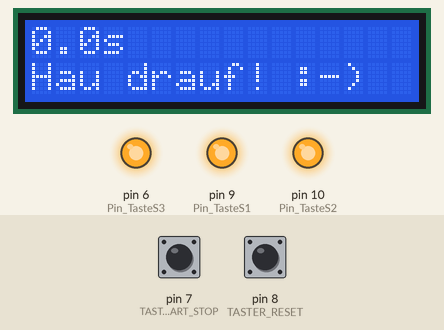
Bench run of a sketch on a simulated Arduino Uno, built with avr-gcc and run on an emulated ATmega328P. Parts: 16×2 character LCD, output pins drawn as LEDs (lit = HIGH). Inputs (shaded band) come from the test bench; at power-on: pin 7 (TASTER_START_STOP) HIGH, pin 8 (TASTER_RESET) HIGH. What the sketch prints to the serial monitor is not drawn.

Above: at 1.3 s.
1.4 s: pin 7 (TASTER_START_STOP) pulled LOW for 0.15 s
At 1.66 s:
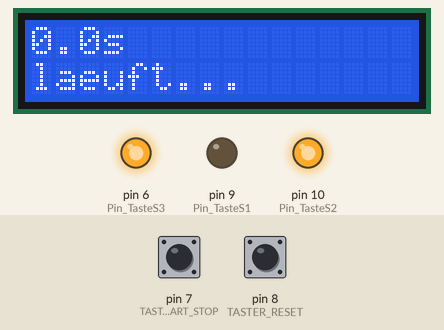
2.1 s: pin 7 (TASTER_START_STOP) pulled LOW for 1 s
At 3.7 s:
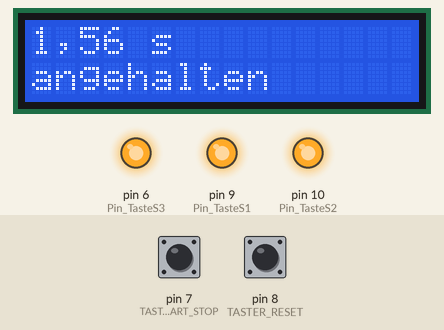
4.7 s: pin 8 (TASTER_RESET) pulled LOW for 0.15 s
At 5.3 s:
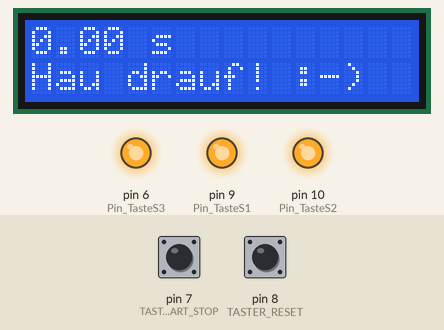
Timing chart, 0 to 7.7 s (numbered marks = the images above; inputs shaded):
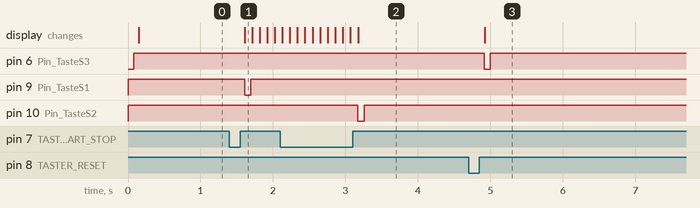

The sketch:

Stoppuhr3.ino
```cpp
# include <LiquidCrystal.h>
# include <OneButton.h>
int TASTER_START_STOP = 7;
int TASTER_RESET = 8;
float REFRESH_CYCLE = 100; //Zeit in ms, nach der Bild neu geschrieben wird im State running
const int Pin_TasteS1  = 9; //Start
const int Pin_TasteS2  = 10; //Stop
const int Pin_TasteS3  = 6; //Reset


// Name des Tasters (Constructor)
OneButton StartStopTaster(TASTER_START_STOP, true, true);
OneButton ResetTaster(TASTER_RESET, true, true);


// initialize the library by associating any needed LCD interface pin
// with the arduino pin number it is connected to
const int rs = 12, en = 11, d4 = 5, d5 = 4, d6 = 3, d7 = 2;
LiquidCrystal lcd(rs, en, d4, d5, d6, d7);

// Variablen der Zeit
float StartZeit = 0;
float VerstricheneZeit = 0;
float Sekunden = 0;
float LetzerRefreshBildschirm = 0;
bool Anzeige = true;

// TasterStatus sorgt für Start/Neustart

int StopWatchState = 1; //1 Reset, 2 run, 3 stop
float LaufZeitFreeze = 0;

void setup() {
 pinMode(Pin_TasteS1, OUTPUT);
 digitalWrite(Pin_TasteS1, 1 );
 pinMode(Pin_TasteS2, OUTPUT);
 digitalWrite(Pin_TasteS2, 1 );
 pinMode(Pin_TasteS3, OUTPUT);
 digitalWrite(Pin_TasteS3, 0 );
 delay(80);
 digitalWrite(Pin_TasteS3, 1);

 // set up the LCD's number of columns and rows:
 lcd.begin(16, 2);
 lcd.print("0.0s");
 lcd.setCursor(0, 1);
 lcd.print("Hau drauf! :-)");

 //serielle Komm starten
 Serial.begin(9600);

 // Aktionen dem Modus des Tasters zuordnen
 StartStopTaster.attachClick(einKlick1);
 ResetTaster.attachClick(einKlick2);

 /*
 Anzahl der Millisekunden festlegen
 Standardwerte gesetzt:
 PressTicks: 1000
 ClickTicks: 600
 DebounceTicks: 50
 wenn die Standardwerte gesetzt werden sollen
 können die nächsten Zeilen auskommentiert werden
 */
 StartStopTaster.setPressTicks(1000);
 StartStopTaster.setClickTicks(500);
 StartStopTaster.setDebounceTicks(50);

 ResetTaster.setPressTicks(1000);
 ResetTaster.setClickTicks(500);
 ResetTaster.setDebounceTicks(50);

}

void loop() {
  // Taster alle 10 Millisekunden abfragen
 StartStopTaster.tick();
 ResetTaster.tick();
 delay(10);
 if ((StopWatchState == 2) and (millis()-LetzerRefreshBildschirm >REFRESH_CYCLE))  {
  LetzerRefreshBildschirm = millis();
  //Serial.print("Ausgabe: ");
  //Serial.println(LetzerRefreshBildschirm);
  // Ausgabe LCD
  //lcd.clear();
  lcd.setCursor(0, 0);
  lcd.print(Ausgabe(LaufZeit(StartZeit)) + " s          ");

 }
}

void einKlick1()
{
 switch (StopWatchState){
  case 1: //reset
    Serial.println("Case 1");
    StartZeit = millis();
    digitalWrite(Pin_TasteS1, 0  );
    LetzerRefreshBildschirm = StartZeit;
    lcd.setCursor(0, 1);
    lcd.print("laeuft...       ");
    StopWatchState=2;
    delay(80);
    digitalWrite(Pin_TasteS1, 1);
    break;
  case 2: //run
    Serial.println("Case 2");
    digitalWrite(Pin_TasteS2, 0  );
    LaufZeitFreeze = LaufZeit(StartZeit);
    lcd.clear();
    lcd.setCursor(0, 0);
    lcd.print(Ausgabe(LaufZeitFreeze) + " s");
    lcd.setCursor(0, 1);
    lcd.print("angehalten      ");
    delay(80);
    digitalWrite(Pin_TasteS2, 1);

    StopWatchState=3;
    break;
  case 3://stop
  Serial.println("Case 3");
    //Uhr soll weiterlaufen, also state=2=run
    StartZeit = millis()-LaufZeitFreeze*1000;
    digitalWrite(Pin_TasteS1, 0  );
//    Serial.println(StartZeit);
//    Serial.println(millis());
//    Serial.println(LaufZeitFreeze);
    lcd.setCursor(0, 1);
    lcd.print("laeuft...       ");
    StopWatchState=2;
    delay(80);
    digitalWrite(Pin_TasteS1, 1);
    // Hier noch einfügen, dass Pin1 der Stopuhr gereizt werden muss

    break;

 }

}

void einKlick2()
{
  digitalWrite(Pin_TasteS3, 0 );
  lcd.clear();
  lcd.setCursor(0, 0);
  lcd.print("0.00 s");
  lcd.setCursor(0, 1);
  lcd.print("Hau drauf! :-)");
  delay(80);
  digitalWrite(Pin_TasteS3, 1);

  StopWatchState=1;
  //Hier noch einfügen, dass Pin3 der Stoppuhr gereizt werden muss
}

float LaufZeit(float lokStartZeit){
 // Zeit berechnen
 //float Sekunden;
 //String Ergebnis;
 Serial.println(lokStartZeit);
 Serial.println(millis());
 VerstricheneZeit = millis() - lokStartZeit; //millis()-(millis()-Laufzeitfreeze)
 Sekunden = VerstricheneZeit / 1000;

 return Sekunden;
}

String Ausgabe(float value){
 String GesamtSekunden = String(value);
 // . durch , ersetzen
 GesamtSekunden.replace(".", ",");
 // Ausgabe im Seriellen Monitor
 //Serial.println("Sekunden insgesamt: " + GesamtSekunden);

 // Sekunden in String umwandeln
 // damit . durch , ersetzt werden kann
 String AnzahlSekunden = String(Sekunden);
 // . durch , ersetzen
 AnzahlSekunden.replace(".", ",");
 //Ergebnis = AnzahlSekunden;
 return AnzahlSekunden;
}
```

Measured:
- after the input at 1.4 s, pin 9 (Pin_TasteS1): HIGH → LOW after 0.21 s, → HIGH 0.08 s later; the display: changes after 0.21 s (image 1)
- after the input at 2.1 s, pin 10 (Pin_TasteS2): HIGH → LOW after 1.1 s, → HIGH 0.09 s later; the display: first differs from a run without the input after 1.1 s (image 2)
- after the input at 4.7 s, pin 6 (Pin_TasteS3): HIGH → LOW after 0.21 s, → HIGH 0.09 s later; the display: changes after 0.22 s (image 3)
